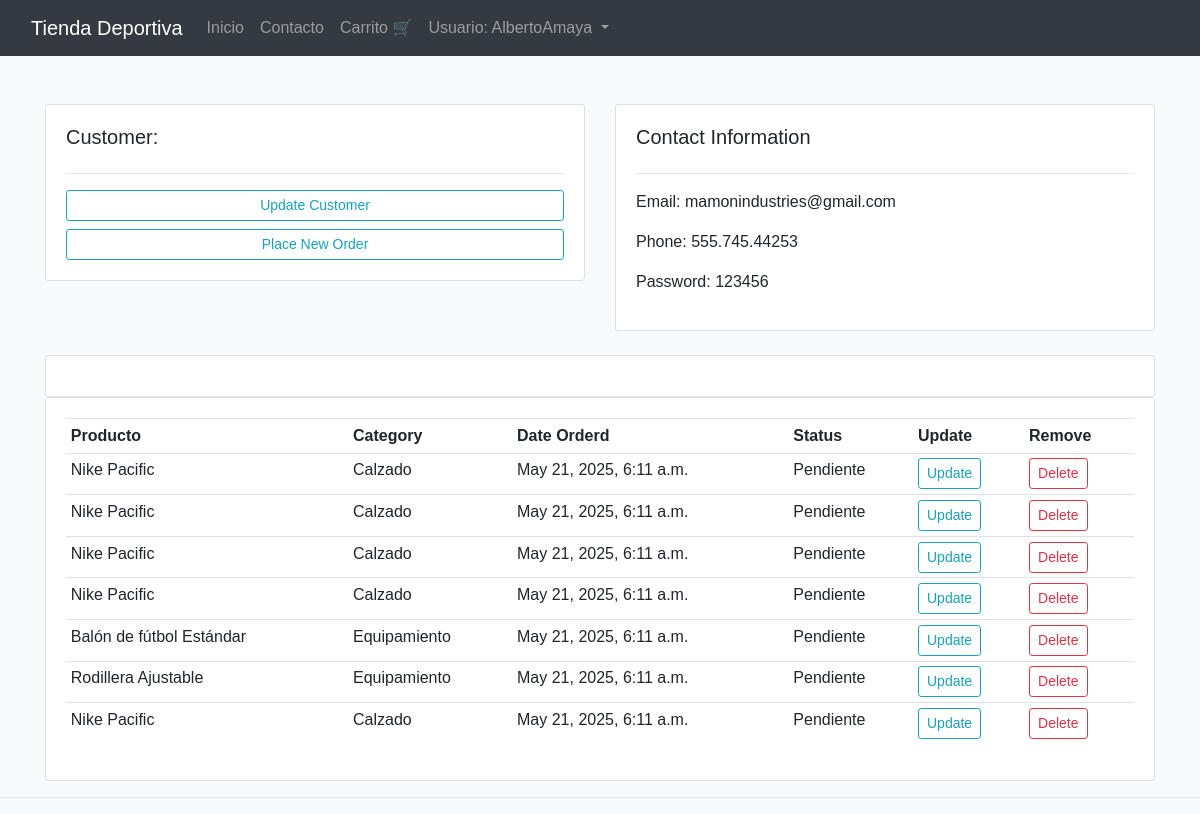
The page /customer/6 (signed in) on the database its author committed.
### accounts/models.py (models this page shows, shortened)
class Customer(models.Model):
    name = models.CharField(max_length=200, null=True)
    phone = models.CharField(max_length=200, null=True)
    email = models.CharField(max_length=200, null=True)
    date_created = models.DateTimeField(auto_now_add=True)
    password = models.CharField(max_length=200, null=True)

class Order(models.Model):
    STATUS = (
        ('Pendiente', 'Pendiente'),
        ('En camino', 'En camino'),
        ('Entregado', 'Entregado')
    )
    customer = models.ForeignKey(Customer, null=True, on_delete= models.SET_NULL)
    product = models.ForeignKey(Product, null=True, on_delete= models.SET_NULL)
    date_created = models.DateTimeField(auto_now_add=True, null=True)
    status = models.CharField(max_length=200, null=True, choices=STATUS)

class Product(models.Model):
    CATEGORY = (
        ('Ropa', 'Ropa'),
        ('Calzado', 'Calzado'),
        ('Accesorios', 'Accesorios'),
        ('Equipamiento', 'Equipamiento'),
        ('Tecnología', 'Tecnología'),
        ('Nutrición','Nutrición')
    )
    name = models.CharField(max_length=200, null=True)
    price = models.FloatField(null=True)
    category = models.CharField(max_length=200, null=True, choices=CATEGORY)
    description = models.CharField(max_length=200, null=True, blank=True)
    date_created = models.DateTimeField(auto_now_add=True, null=True)
    tags = models.ManyToManyField(Tag)
    image = models.ImageField(upload_to='product_images/', null=True, blank=True) #imagenes
    def __str__(self):
        return self.name

### accounts/views.py (the view)
# urls.py: path('customer/<str:pk>', views.customer, name='customer'),  # Vista de cliente individual
def customer(request, pk):
    customer = Customer.objects.get(id=pk)
    orders = customer.order_set.all()
    order_count = orders.count()
    context = {
        'customer': customer,
        'orders': orders,
        'orders_count': order_count
    }
    return render(request, 'customer.html', context)

### templates/customer.html (shortened to what this page needs)
{% extends 'main.html' %}
{% block content%}
<br>
<div class="row">
    <div class="col-md">
        <div class="card card-body">
            <h5>Customer:</h5>
            <hr>
            <a class="btn btn-outline-info btn-sm btn-block" href="">Update Customer</a>
            <a class="btn btn-outline-info btn-sm btn-block" href="{% url 'create_order' customer.id %}">Place New Order</a>
        </div>
    </div>
    <div class="col-md">
        <div class="card card-body">
            <h5>Contact Information</h5>
            <hr>
            <p>Email: {{customer.email}}</p>
            <p>Phone: {{customer.phone}}</p>
            <p>Password: {{customer.password}}</p>
        </div>
    </div>
</div>
<br>
<div class="row">
    <div class="col">
        <div class="card card-body">
        </div>
    </div>
</div>
<div class="row">
    <div class="col-md">
        <div class="card card-body">
            <table class="table table-sm">
                <tr>
                    <th>Producto</th>
                    <th>Category</th>
                    <th>Date Orderd</th>
                    <th>Status</th>
                    <th>Update</th>
                    <th>Remove</th>
                </tr>
                {% for order in orders %}
                <tr>
                    <td>{{order.product}}</td>
                    <td>{{order.product.category}}</td>
                    <td>{{order.date_created}}</td>
                    <td>{{order.status}}</td>
					<td><a class="btn btn-sm btn-outline-info" href="{%url 'update_order' order.id %}">Update</a> </td>
					<td><a class="btn btn-sm btn-outline-danger" href="{%url 'delete_order' order.id %}">Delete</a> </td>
                </tr>
                {% endfor %}
            </table>
        </div>
    </div>
</div>
{% endblock %}

### templates/navbar.html (shortened to what this page needs)
<nav class="navbar navbar-expand-lg navbar-dark bg-dark">
  <div class="container-fluid">
    <a class="navbar-brand" href="{% url 'home' %}">Tienda Deportiva</a>
    <div class="collapse navbar-collapse" id="navbarSupportedContent">
      <ul class="navbar-nav me-auto mb-2 mb-lg-0">
        <li class="nav-item">
          <a class="nav-link" href="{% url 'home' %}">Inicio</a>
        </li>
        <li class="nav-item">
          <a class="nav-link" href="{% url 'contacto' %}">Contacto</a>
        </li>
        <li class="nav-item">
          <a class="nav-link" href="{% url 'cart_view' %}">Carrito 🛒</a>
        </li>
        {% if user.is_authenticated %}
        <li class="nav-item dropdown">
          <a class="nav-link dropdown-toggle" href="#" role="button" data-bs-toggle="dropdown" aria-expanded="false">
            Usuario: {{ user.username }}
          </a>
        </li>
        {% endif %}
      </ul>
    </div>
  </div>
</nav>

### static/css/styles.css (style rules this page uses)
body { background-color: #f8f9fa; font-family: Arial, sans-serif; margin: 0; padding: 0; }
a { color: #0a58ca; text-decoration: none; }

### rows shown on the page
Customer: email "mamonindustries@gmail.com", phone "555.745.44253", password "123456"
Order: product "Nike Pacific", product.category "Calzado", date_created "May 21, 2025, 6:11 a.m.", status "Pendiente"
Order: product "Nike Pacific", product.category "Calzado", date_created "May 21, 2025, 6:11 a.m.", status "Pendiente"
Order: product "Nike Pacific", product.category "Calzado", date_created "May 21, 2025, 6:11 a.m.", status "Pendiente"
Order: product "Nike Pacific", product.category "Calzado", date_created "May 21, 2025, 6:11 a.m.", status "Pendiente"
Order: product "Balón de fútbol Estándar", product.category "Equipamiento", date_created "May 21, 2025, 6:11 a.m.", status "Pendiente"
Order: product "Rodillera Ajustable", product.category "Equipamiento", date_created "May 21, 2025, 6:11 a.m.", status "Pendiente"
Order: product "Nike Pacific", product.category "Calzado", date_created "May 21, 2025, 6:11 a.m.", status "Pendiente"

### other values the page prints
{{ user.username }} "AlbertoAmaya"
